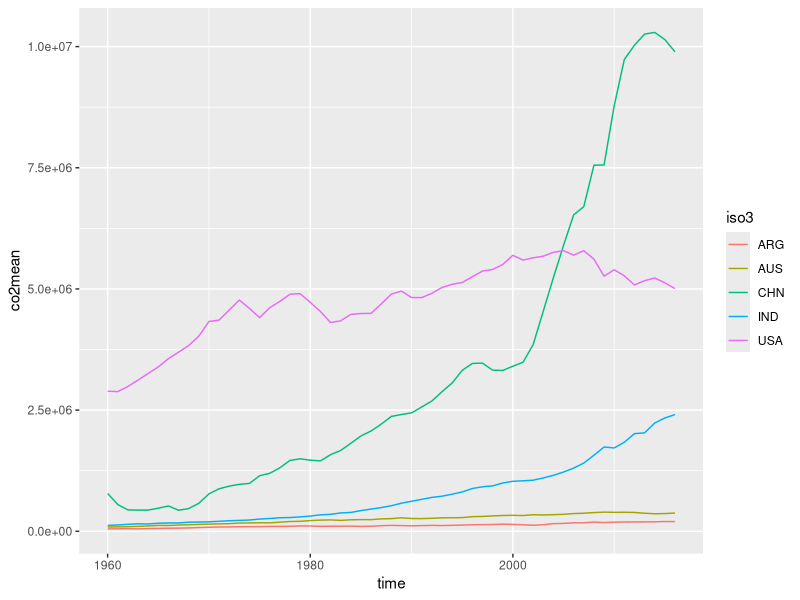
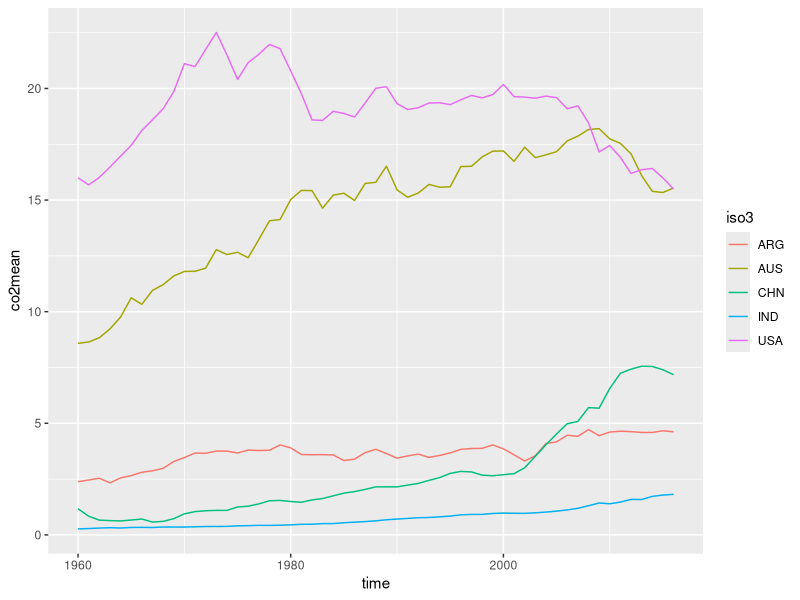
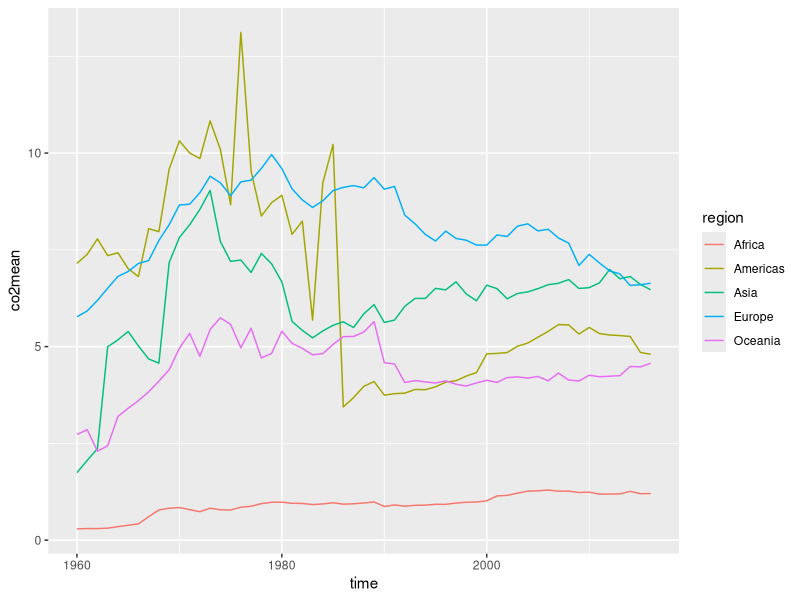
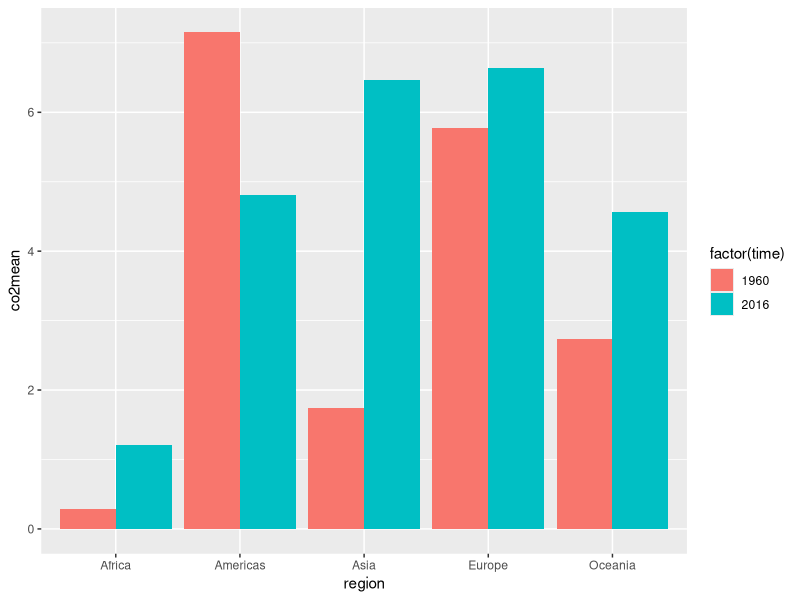
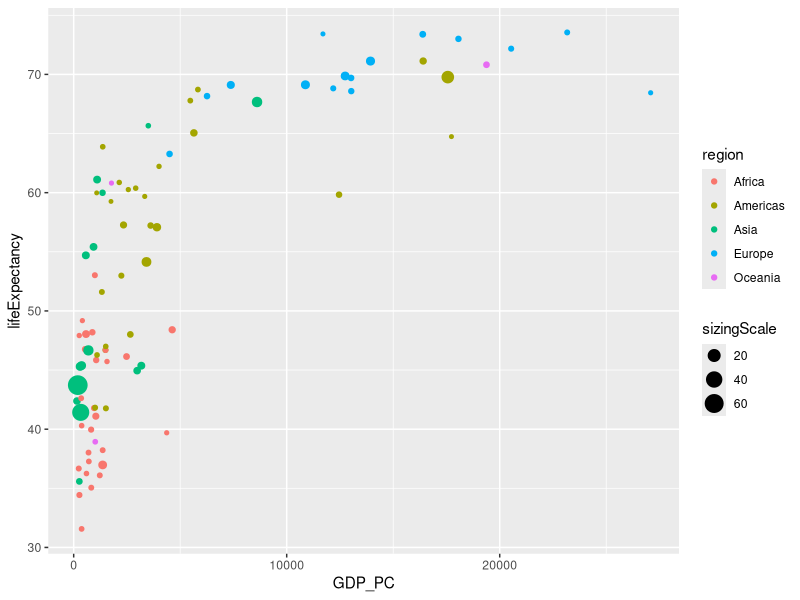

The R script that drew these images, in order:
## ---- chunk 1
knitr::opts_chunk$set(echo = TRUE)
## ---- chunk 2
library(tidyverse)
## ---- chunk 3
gm <- read_delim("gapminder.csv")
## ---- chunk 4
sample_n(gm, 8)
## ---- chunk 5
gm %>% 
  summarize(
    iso3_total = n_distinct(iso3, na.rm = T),
    iso2_total = n_distinct(iso2, na.rm = T),
    name_total = n_distinct(name, na.rm = T)
    )
## ---- chunk 6
gm %>% 
  group_by(iso2) %>% 
  summarize(names_per_code = n_distinct(name)) %>% 
  arrange(desc(names_per_code))
## ---- chunk 7
gm %>% 
  group_by(name) %>% 
  summarize(codes_per_name = n_distinct(iso3)) %>% 
  arrange(desc(codes_per_name))
## ---- chunk 8
min(gm$time, na.rm = T)
max(gm$time, na.rm = T)
## ---- chunk 9
gm %>% 
  group_by(time) %>% 
  summarize(co2_missing = sum(is.na(co2)), co2_pc_missing = sum(is.na(co2_PC)))
## ---- chunk 10
gm %>% 
  filter(!is.na(co2)) %>% 
  group_by(iso3, time) %>% 
  filter(iso3 == "USA" | iso3 == "CHN" | iso3 == "IND" | iso3 == "ARG" | iso3 == "AUS") %>% 
  summarize(co2mean = mean(co2)) %>% 
  ggplot(aes(time, co2mean, color = iso3)) + geom_line()
## ---- chunk 11
gm %>% 
  filter(!is.na(co2_PC)) %>% 
  group_by(iso3, time) %>% 
  filter(iso3 == "USA" | iso3 == "CHN" | iso3 == "IND" | iso3 == "ARG" | iso3 == "AUS") %>% 
  summarize(co2mean = mean(co2_PC)) %>% 
  ggplot(aes(time, co2mean, color = iso3)) + geom_line()
## ---- chunk 12
gm %>% 
  filter(!is.na(co2_PC), !is.na(region)) %>% 
  group_by(region, time) %>% 
  summarize(co2mean = mean(co2_PC)) %>% 
  ggplot(aes(time, co2mean, color = region)) + geom_line()
## ---- chunk 13
gm %>% 
  filter(!is.na(co2_PC), !is.na(region), time == 1960 | time == 2016) %>% 
  group_by(region, time) %>% 
  summarize(co2mean = mean(co2_PC)) %>% 
  ggplot(aes(region, co2mean, fill = factor(time))) + geom_col(position="dodge")
## ---- chunk 14
americas_co2 <- gm %>% 
  filter(!is.na(co2_PC), !is.na(region), !is.na(name), !is.na(time), time == 2016, region == "Americas") %>% 
  group_by(region, name) %>% 
  summarize(co2mean = sum(co2_PC)) %>% 
  arrange(co2mean)
head(americas_co2, 3)
tail(americas_co2, 3)

asia_co2 <- gm %>% 
  filter(!is.na(co2_PC), !is.na(region), !is.na(name), !is.na(time), time == 2016, region == "Asia") %>% 
  group_by(region, name) %>% 
  summarize(co2mean = sum(co2_PC)) %>% 
  arrange(co2mean)
head(asia_co2, 3)
tail(asia_co2, 3)

europe_co2 <- gm %>% 
  filter(!is.na(co2_PC), !is.na(region), !is.na(name), !is.na(time), time == 2016, region == "Europe") %>% 
  group_by(region, name) %>% 
  summarize(co2mean = sum(co2_PC)) %>% 
  arrange(co2mean)
head(europe_co2, 3)
tail(europe_co2, 3)

oceania_co2 <- gm %>% 
  filter(!is.na(co2_PC), !is.na(region), !is.na(name), !is.na(time), time == 2016, region == "Oceania") %>% 
  group_by(region, name) %>% 
  summarize(co2mean = sum(co2_PC)) %>% 
  arrange(co2mean)
head(europe_co2, 3)
tail(europe_co2, 3)

africa_co2 <- gm %>% 
  filter(!is.na(co2_PC), !is.na(region), !is.na(name), !is.na(time), time == 2016, region == "Africa") %>% 
  group_by(region, name) %>% 
  summarize(co2mean = sum(co2_PC)) %>% 
  arrange(co2mean)
head(africa_co2, 3)
tail(africa_co2, 3)
## ---- chunk 15
gm %>% 
  filter(!is.na(lifeExpectancy), !is.na(GDP_PC), !is.na(totalPopulation), 
         !is.na(region), !is.na(name), time == 1960) %>% 
  group_by(GDP_PC, lifeExpectancy, name, region, totalPopulation) %>% 
  summarize(sizingScale = sum(totalPopulation / 10000000)) %>% 
  ggplot(aes(GDP_PC, lifeExpectancy, col = region, size = sizingScale)) + geom_point()
